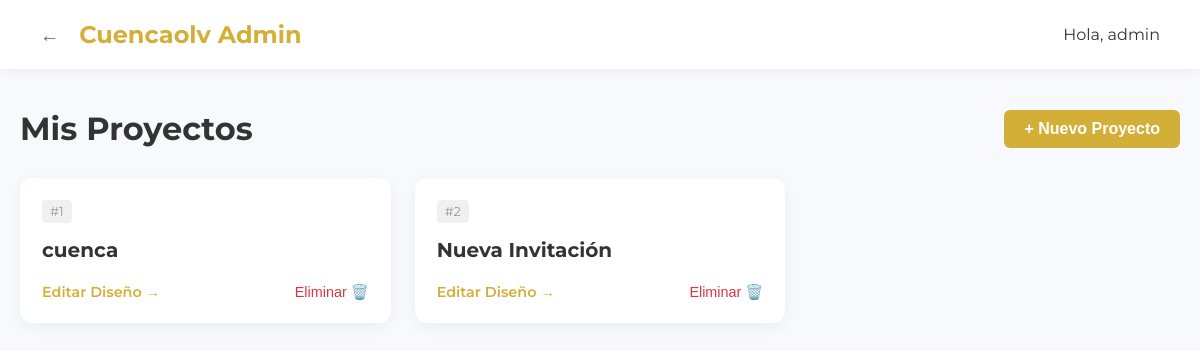
/admin/projects (signed in), run on an earlier commit of the app's database.
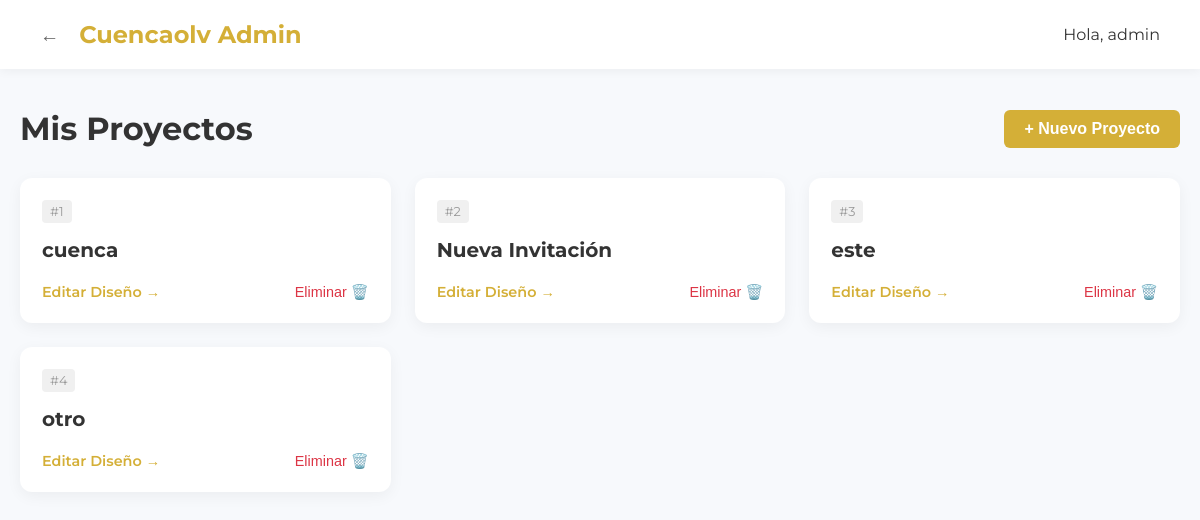
And on a later commit of the database.
### models.py (models this page shows)
class Employee(Base):
    __tablename__ = "employees"
    id = Column(Integer, primary_key=True, index=True)
    username = Column(String, unique=True, index=True)
    hashed_password = Column(String)
    is_active = Column(Boolean, default=True)
    role = Column(String, default="employee")

class InvitationConfig(Base):
    __tablename__ = "invitations_config"
    id = Column(Integer, primary_key=True, index=True)
    name = Column(String, index=True) # Un nombre interno para identificarla
    config_json = Column(Text) # Guardaremos la configuración en JSON
    guests = relationship("Guest", back_populates="invitation")

### routers/admin.py (the view)
@router.get("/admin/projects", response_class=HTMLResponse)
async def projects_page(request: Request, db: Session = Depends(get_db)):
    try:
        user = await get_current_user_cookie(request, db)
        if not user:
            return RedirectResponse(url="/login")
        projects = db.query(models.InvitationConfig).all()
        return templates.TemplateResponse("projects.html", {"request": request, "user": user, "projects": projects})
    except Exception as e:
        import traceback
        error_msg = traceback.format_exc()
        return HTMLResponse(f"<h1>Error Interno del Servidor</h1><pre>{error_msg}</pre>", status_code=500)

### templates/projects.html (shortened to what this page needs)
<!DOCTYPE html>
<html lang="es">
<head>
</head>
<body>
    <header class="header">
        <div class="header-left">
            <a href="/admin" class="back-btn" title="Volver al Dashboard">←</a>
            <h1>Cuencaolv Admin</h1>
        </div>
        <div class="user-info">
            <span>Hola, {{ user.username }}</span>
        </div>
    </header>
    <div class="container">
        <div class="page-header">
            <h2>Mis Proyectos</h2>
            <button class="create-btn" onclick="openModal()">+ Nuevo Proyecto</button>
        </div>
        <div class="projects-grid">
            {% if projects %}
                {% for project in projects %}
                <div class="project-card">
                    <div class="project-header">
                        <span class="project-id">#{{ project.id }}</span>
                    </div>
                    <h3 class="project-title">{{ project.name }}</h3>
                    <div class="project-footer" style="display: flex; justify-content: space-between; align-items: center;">
                        <a href="/admin/editor/{{ project.id }}" class="edit-link" style="text-decoration: none;">Editar Diseño →</a>
                        <form action="/admin/projects/delete/{{ project.id }}" method="POST" style="margin: 0;" onsubmit="return confirm('¿Seguro que deseas eliminar este proyecto? Esta acción no se puede deshacer.');">
                            <button type="submit" class="delete-btn" style="background: transparent; border: none; color: #dc3545; cursor: pointer; font-size: 0.9rem; padding: 0;">Eliminar 🗑️</button>
                        </form>
                    </div>
                </div>
                {% endfor %}
            {% else %}
                <div class="empty-state">
                    <h3>No tienes proyectos aún</h3>
                    <p>Comienza creando tu primera invitación digital.</p>
                </div>
            {% endif %}
        </div>
    </div>
</body>
</html>

### templates/projects.html (style rules this page uses)
:root { --primary: #d4af37; --primary-hover: #bfa033; --bg-color: #f7f9fc; --text-dark: #333; --card-bg: #fff; }
body { font-family: 'Montserrat', sans-serif; background-color: var(--bg-color); margin: 0; padding: 0; color: var(--text-dark); }
.header { background-color: var(--card-bg); padding: 20px 40px; box-shadow: 0 2px 10px rgba(0, 0, 0, 0.05); display: flex; justify-content: space-between; align-items: center; }
.header-left { display: flex; align-items: center; gap: 20px; }
.back-btn { color: #666; text-decoration: none; font-weight: 600; font-size: 1.2rem; }
.header h1 { margin: 0; color: var(--primary); font-size: 1.5rem; }
.container { max-width: 1200px; margin: 40px auto; padding: 0 20px; }
.page-header { display: flex; justify-content: space-between; align-items: center; margin-bottom: 30px; }
.page-header h2 { margin: 0; font-size: 2rem; }
.create-btn { background-color: var(--primary); color: white; padding: 10px 20px; text-decoration: none; border-radius: 6px; font-weight: 600; transition: background 0.3s; border: none; cursor: pointer; font-size: 1rem; }
.projects-grid { display: grid; grid-template-columns: repeat(auto-fill, minmax(280px, 1fr)); gap: 24px; }
.project-card { background: var(--card-bg); border-radius: 12px; padding: 20px; box-shadow: 0 4px 15px rgba(0, 0, 0, 0.05); transition: transform 0.3s, box-shadow 0.3s; text-decoration: none; color: inherit; display: flex; flex-direction: column; border: 2px solid transparent; }
.project-header { display: flex; justify-content: space-between; align-items: center; margin-bottom: 15px; }
.project-id { font-size: 0.8rem; color: #999; background: #f0f0f0; padding: 4px 8px; border-radius: 4px; }
.project-title { font-size: 1.25rem; font-weight: 700; margin: 0; }
.project-footer { margin-top: 20px; display: flex; justify-content: flex-end; }
.edit-link { color: var(--primary); font-weight: 600; font-size: 0.9rem; }

What changed in the data, as far as the page shows it:
added InvitationConfig: id "3", name "este"
added InvitationConfig: id "4", name "otro"
